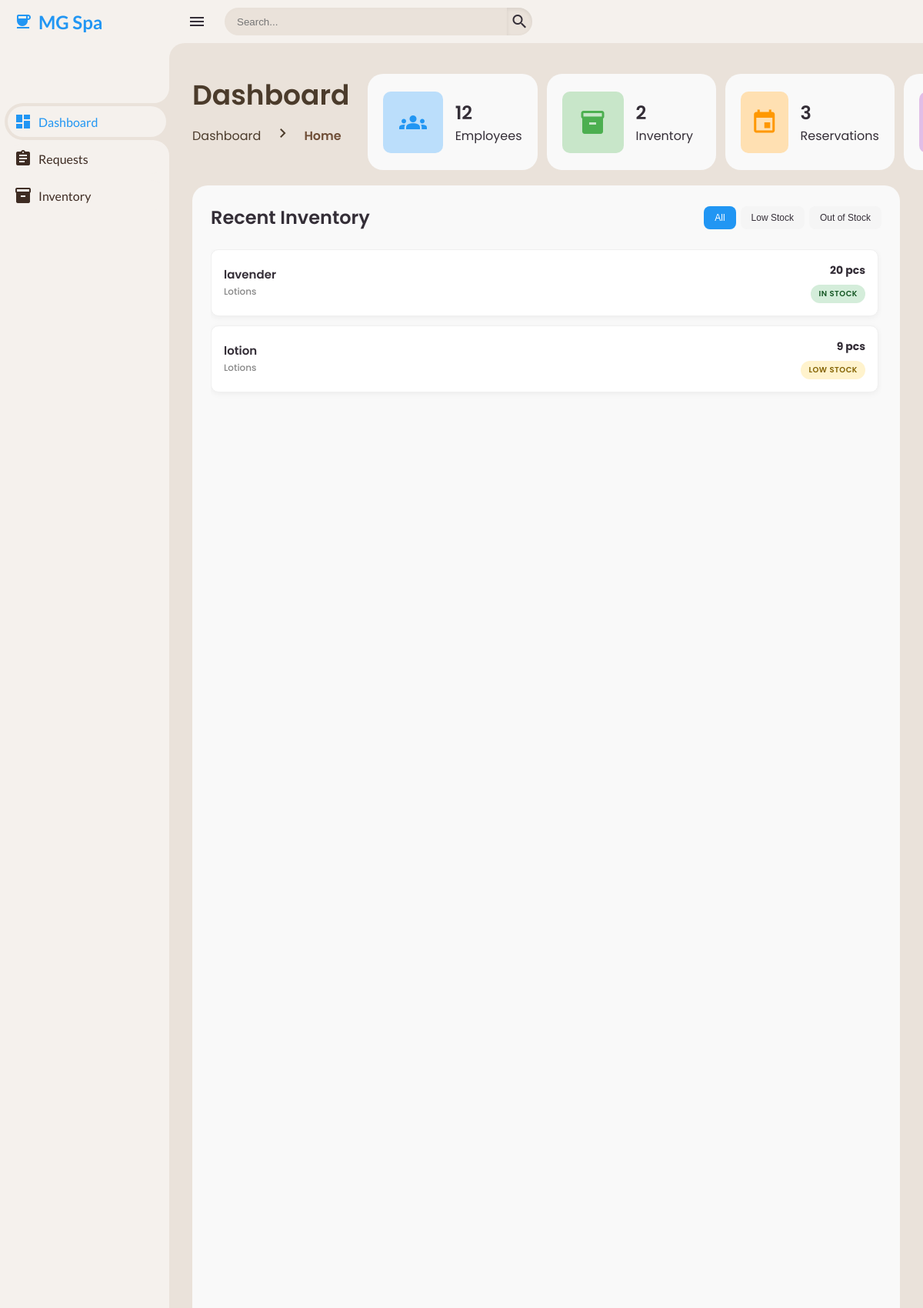
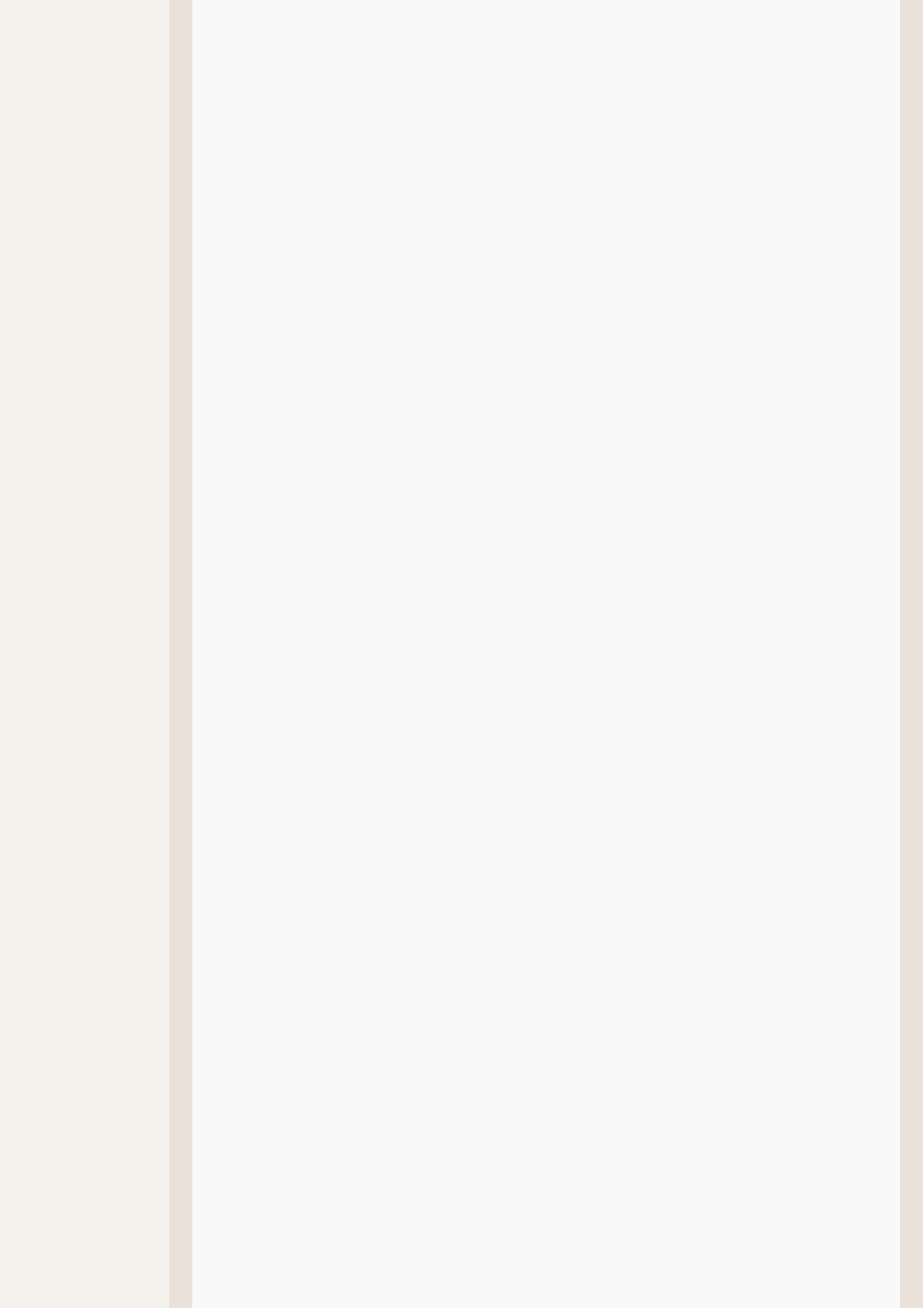
Screenshot of /client-spa/spa-dashboard.php (signed in, upper part) with the database file from the repository (2 pictures, top to bottom).
### tables this page shows
CREATE TABLE `tbl_inventory` (
  `inventory_id` int(11) NOT NULL,
  `item_name` varchar(100) DEFAULT NULL,
  `item_quantity` int(11) DEFAULT 0,
  `item_category` varchar(50) DEFAULT NULL,
  `item_status` enum('In Stock','Low Stock','Out of Stock') DEFAULT 'In Stock',
  `created_at` datetime DEFAULT current_timestamp(),
  `updated_at` timestamp NOT NULL DEFAULT current_timestamp() ON UPDATE current_timestamp(),
  `branch` enum('MG Cafe','MG Hub','MG Spa') NOT NULL DEFAULT 'MG Cafe'
);

### php/get-employee.php (called while the page is built, shortened)
<?php
include __DIR__ . '/../config/database-connection.php';
$totalEmployees = $conn->query("SELECT COUNT(*) AS total_employees FROM tbl_employee")->fetch_assoc()['total_employees'];

### php/get-inventory.php (called while the page is built, shortened)
<?php
include __DIR__ . '/../config/database-connection.php';
$branch = $_GET['branch'] ?? ($_SESSION['branch'] ?? 'MG Cafe');
$inventory = [];
$totalInventory = 0;
if ($branch !== 'Unknown') {
    $sql = "SELECT inventory_id, item_name, item_quantity, item_category, created_at
            FROM tbl_inventory
            WHERE branch = ?
            ORDER BY created_at DESC";
    $stmt = $conn->prepare($sql);
    if ($stmt) {
        $stmt->bind_param("s", $branch);
        $stmt->execute();
        $result = $stmt->get_result();
        while ($row = $result->fetch_assoc()) {
            $qty = (int)$row['item_quantity'];
            if ($qty <= 0) {
                $row['item_status'] = "Out of Stock";
            } elseif ($qty <= 10) {
                $row['item_status'] = "Low Stock";
            } else {
                $row['item_status'] = "In Stock";
            }
            $row['is_overstock'] = ($qty > 100);
            $inventory[] = $row;
        }
    }
    $sql = "SELECT COUNT(*) AS total_inventory FROM tbl_inventory WHERE branch = ?";
    $stmt = $conn->prepare($sql);
    if ($stmt) {
        $stmt->bind_param("s", $branch);
        $stmt->execute();
        $stmt->bind_result($totalInventory);
    }
}
?>

### php/get-event.php (called while the page is built, shortened)
<?php
include __DIR__ . '/../config/database-connection.php';
$sqlTotalReservations = "SELECT COUNT(*) AS total_reservations FROM tbl_event_booking";
$resultTotal = $conn->query($sqlTotalReservations);
if ($resultTotal && $resultTotal->num_rows > 0) {
    $rowTotal = $resultTotal->fetch_assoc();
    $totalReservations = $rowTotal['total_reservations'];
}
?>

### client-spa/spa-dashboard.php (the view, shortened to what this page needs)
<?php
include __DIR__ . '/../php/get-employee.php';
include __DIR__ . '/../php/get-inventory.php';
include __DIR__ . '/../php/get-event.php';
?>
<!DOCTYPE html>
<html lang="en">
<head>
	<link href='https://unpkg.com/boxicons@2.1.4/dist/boxicons.js' rel='stylesheet'>
	<link href='https://unpkg.com/boxicons@2.1.4/css/boxicons.min.css' rel='stylesheet'>
    <link rel="stylesheet" href="../css/style.css">
	<link rel="stylesheet" href="../css/components/sidebar.css">
	<link rel="stylesheet" href="../css/components/table.css">
</head>
<body class="client-spa">
    <section class="sidebar">
    	<?php include '../includes/spa-sidebar.php'; ?>
    </section>
    <section class="content" >
    	    <nav>
                <i class="material-icons icon-menu">menu</i>
                <form action="#">
                    <div class="form-input">
                        <input type="search" placeholder="Search...">
                        <button type="submit" class="search-btn"><i class='material-icons search-icon' >search</i></button>
                    </div>
                </form>
            </nav>
	<div class="main">
		<div class="head-title-with-cards">
			<div class="head-title">
				<div class="left">
					<h1>Dashboard</h1>
					<ul class="breadcrumb">
						<li> <a>Dashboard</a> </li>
						<li> <i class='material-icons right-icon'>chevron_right</i></li>
						<li> <a class="active">Home</a> </li>
					</ul>
				</div>
			</div>
			<ul class="box-info">
				<li>
					<i class="material-icons icon-card one">groups</i>
					<span class="text">
						<h3><?= $totalEmployees; ?></h3>
						<p>Employees</p>
					</span>
				</li>
				<li>
					<i class="material-icons icon-card two">inventory_2</i>
					<span class="text">
						<h3><?= $totalInventory; ?></h3>
						<p>Inventory</p>
					</span>
				</li>
				<li>
					<i class="material-icons icon-card three">event</i>
					<span class="text">
						<h3><?= $totalReservations ?></h3>
						<p>Reservations</p>
					</span>
				</li>
				<li>
					<i class="material-icons icon-card four">swap_horiz</i>
				</li>
			</ul>
		</div>
		<div class="table-data">
			<div class="order">
				<div class="head">
					<h3>Recent Inventory</h3>
					<div class="inventory-filters">
						<button onclick="filterInventory('all')" class="active">All</button>
						<button onclick="filterInventory('low')">Low Stock</button>
						<button onclick="filterInventory('out')">Out of Stock</button>
					</div>
				</div>
				<div class="inventory-list">
					<?php if (!empty($inventory)) : ?>
						<?php
						$dashboardInventory = $inventory;
						?>
						<?php foreach ($dashboardInventory as $item): ?>
							<div class="inventory-item" data-status="<?= strtolower(str_replace(' ', '_', $item['item_status'])); ?>">
								<div class="item-info">
									<h4><?= htmlspecialchars($item['item_name']); ?></h4>
									<p class="item-category"><?= htmlspecialchars($item['item_category']); ?></p>
								</div>
								<div class="item-details">
									<span class="quantity"><?= $item['item_quantity']; ?> pcs</span>
									<span class="status-badge status-<?= strtolower(str_replace(' ', '_', $item['item_status'])); ?>">
										<?= $item['item_status']; ?>
									</span>
								</div>
							</div>
						<?php endforeach; ?>
					<?php else: ?>
						<div class="no-items">
							<p>No inventory items found</p>
						</div>
					<?php endif; ?>
				</div>
			</div>
    </section>
</body>
</html>

### css/components/sidebar.css (style rules this page uses)
.sidebar { position: fixed; top: 0; left: 0; width: 220px; height: 100%; background: var(--container-bg-color); z-index: 1000; font-family: 'Lato', sans-serif; transition: .3s ease; overflow-x: hidden; scrollbar-width: none; }

### css/components/badge.css (style rules this page uses)
:root { --badge-new: #3498db; --badge-active: #27ae60; --badge-inactive: #95a5a6; }

### css/components/breadcrumb.css (style rules this page uses)
.head-title { display: flex; align-items: center; justify-content: space-between; grid-gap: 16px; flex-wrap: wrap; }
.head-title .left h1 { font-size: 36px; font-weight: 600; margin-bottom: 10px; color: var(--font); }
.head-title .left .breadcrumb { display: flex; align-items: center; grid-gap: 16px; }
.head-title .left .breadcrumb li { color: var(--font); }
.head-title .left .breadcrumb .right-icon { color: var(--font); }
.head-title .left .breadcrumb li a { color: var(--font); pointer-events: none; }
.head-title .left .breadcrumb li a.active { color: var(--active); pointer-events: unset; font-weight: 600; }

### css/components/forrm-request.css (style rules this page uses)
:root { --req-bg: #ffffff; --req-dark: #222222; --req-blue: #0077cc; --req-grey: #dcdcdc; --req-light-grey: #f5f5f5; --req-shadow: rgba(0, 0, 0, 0.25); --req-success: #28a745; --req-error: #dc3545; --req-radius: 8px; --req-input-height: 42px; }

### css/components/navbar.css (style rules this page uses)
nav { height: 56px; background: var(--container-bg-color); padding: 0 24px; display: flex; align-items: center; grid-gap: 24px; font-family: var(--lato); position: sticky; top: 0; left: 0; z-index: 100; }
nav::before { content: ''; position: absolute; width: 40px; height: 40px; bottom: -40px; left: 0; border-radius: 50%; box-shadow: -20px -20px 0 var(--container-bg-color); }
.icon-menu { cursor: pointer; color: var(--dark); }
form { max-width: 400px; width: 100%; margin-right: auto; }
.form-input { display: flex; align-items: center; height: 36px; }
.form-input input { flex-grow: 1; padding: 0 16px; height: 100%; border: none; background: var(--secondary-bg-color); border-radius: 36px 0 0 36px; outline: none; width: 100%; color: var(--dark); box-shadow: inset 0 2px 5px rgba(0,0,0,0.01); transition: box-shadow 0.3s ease; }
.form-input button { width: 36px; height: 100%; display: flex; justify-content: center; align-items: center; background: var(--secondary-bg-color); color: var(--dark); font-size: 18px; border: none; outline: none; border-radius: 0 36px 36px 0; cursor: pointer; box-shadow: inset 0 2px 5px rgba(0,0,0,0.08); transition: box-shadow 0.3s ease, background-color 0.3s ease; }

### rows the page displays
tbl_inventory: item_name "lavender", item_category "Lotions", item_quantity "20", item_status "IN STOCK"
tbl_inventory: item_name "lotion", item_category "Lotions", item_quantity "9", item_status "LOW STOCK"

### other values shown
$totalEmployees "12"
$totalInventory "2"
$totalReservations "3"
